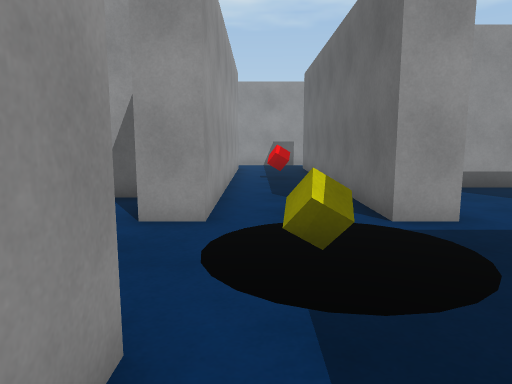
view 1 (above)

24 first-person views from a walk through a Unity game level. The camera is 1.2 m above the floor, tilts 8° down and sees 70° across. The floor is counted in squares, 1 m on a side. Each view is taken from the middle of a square. On the plan, view 1 faces up. The plan holds only what a view shows up to about 15 squares ahead; the rest is blank. The place goes on beyond the plan. The player character is not drawn.

view 2
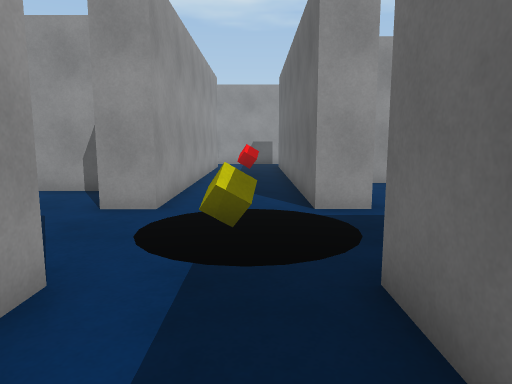

view 3
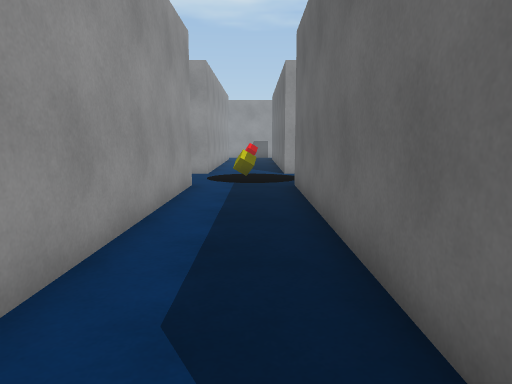

view 4
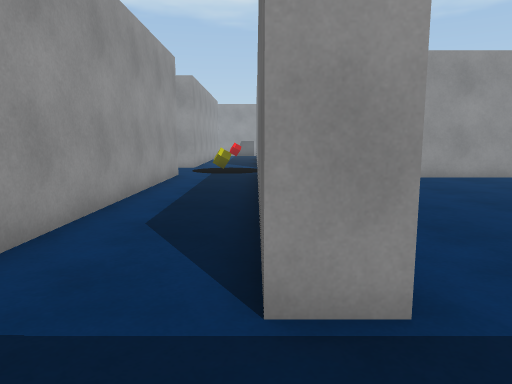

view 5
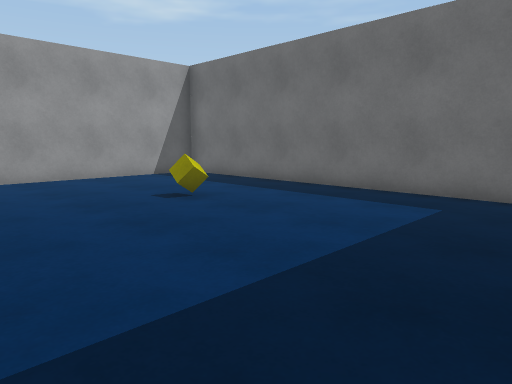

view 6
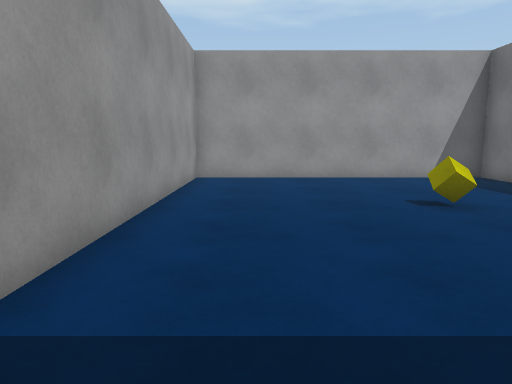

view 7
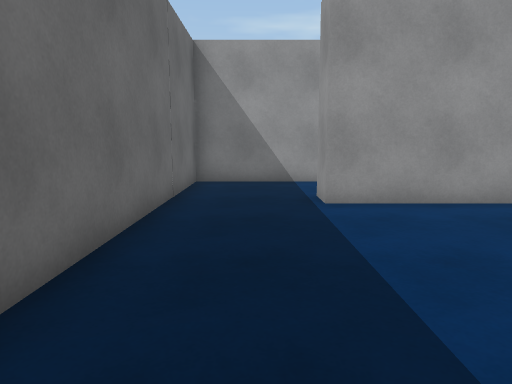

view 8
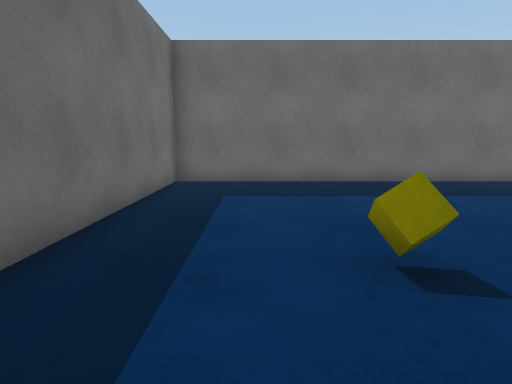

view 9
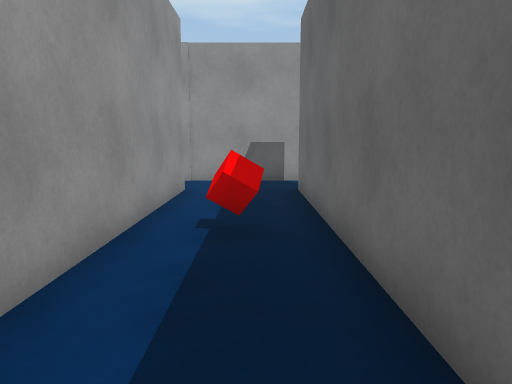

view 10
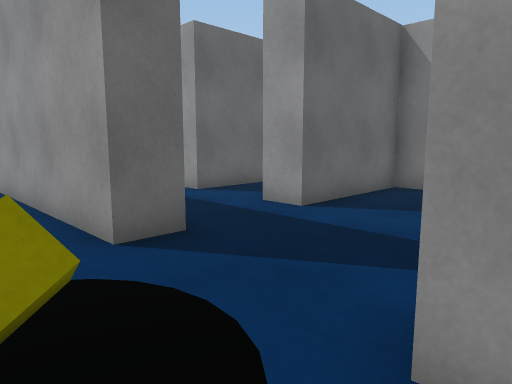

view 11
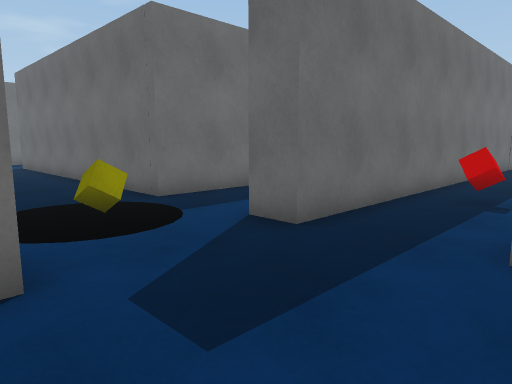

view 12
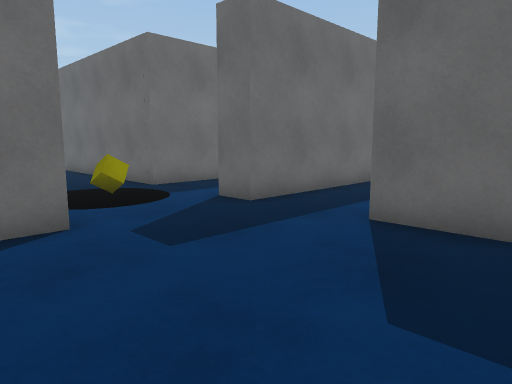

view 13
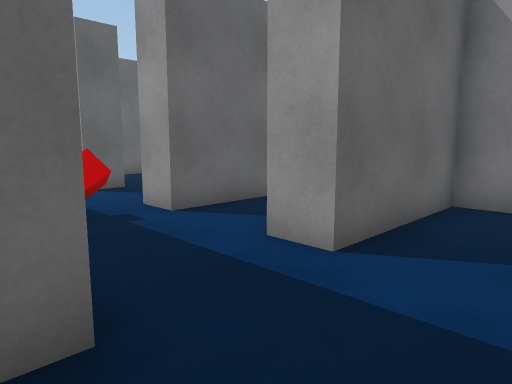

view 14
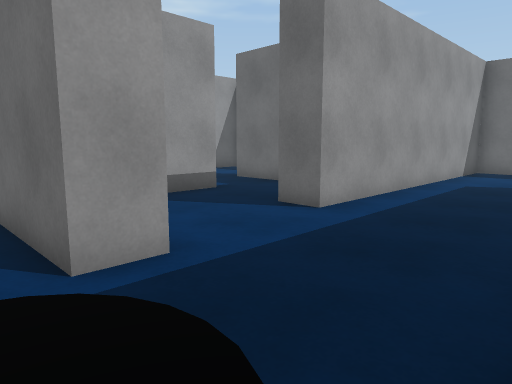

view 15
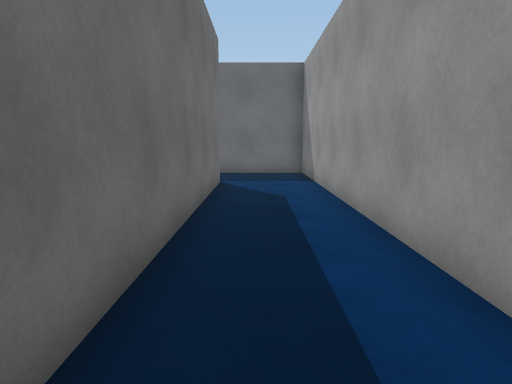

view 16
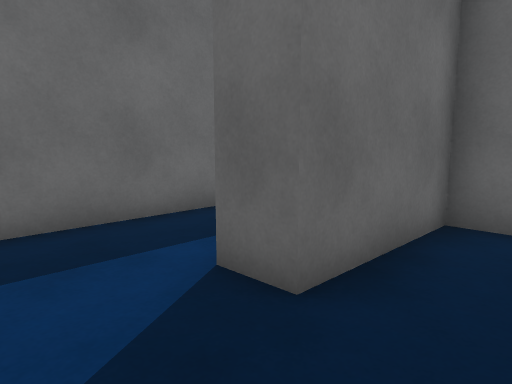

view 17
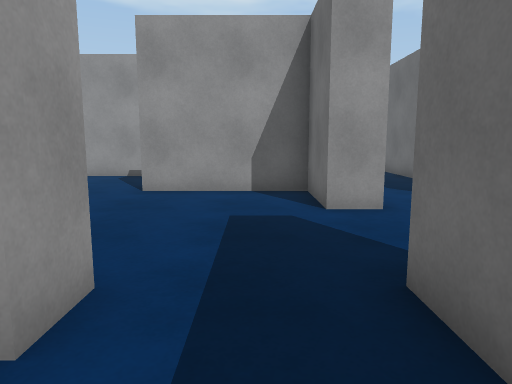

view 18
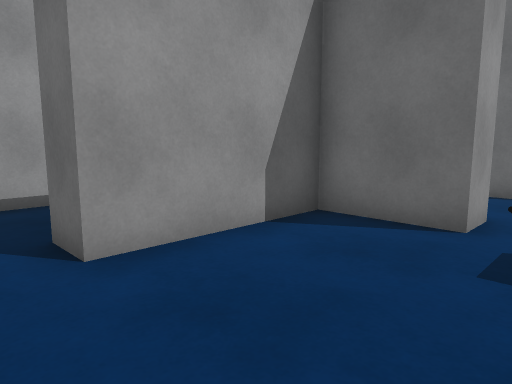

view 19
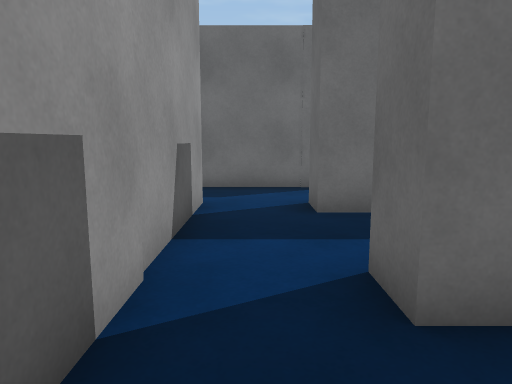

view 20
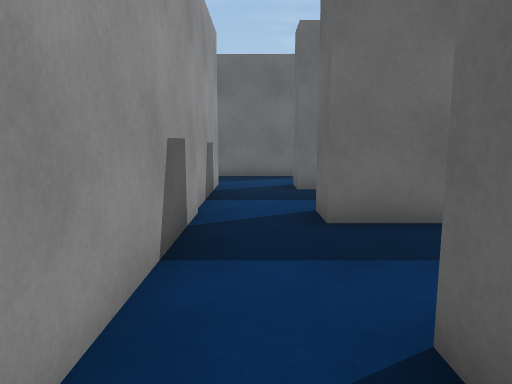

view 21
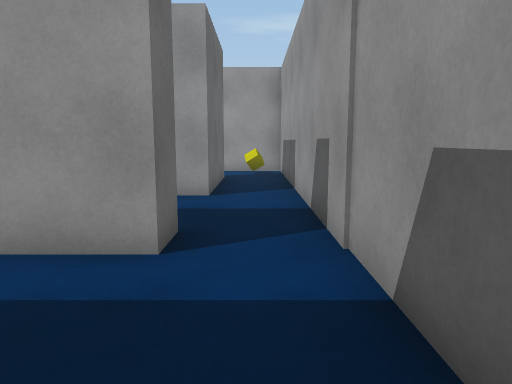

view 22
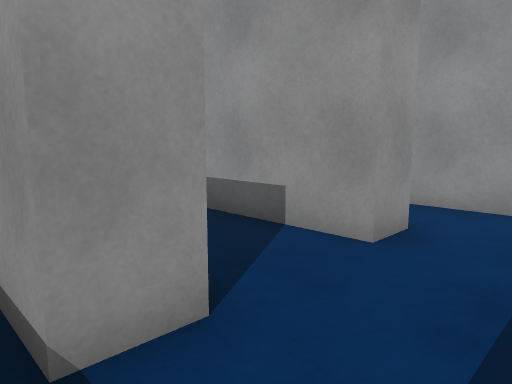

view 23
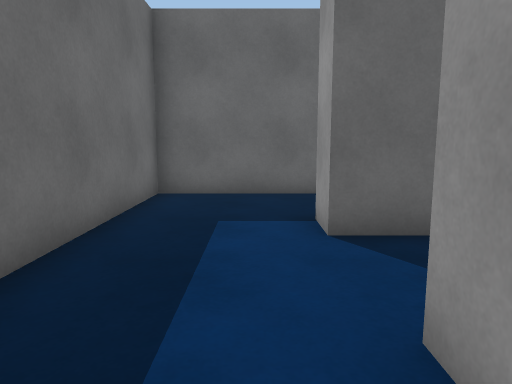

view 24
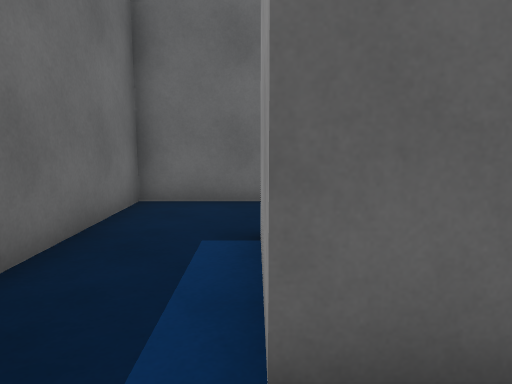

### Floor plan
Points are (right, up) in squares from view 1. A wall is a line through its corners. A room is listed if a view was taken in it or the views show most of it. See-through windows are left out.
Room 1 (views 1, 2, 3, 4, 9, 10, 11, 12, 13, 14, 15, 18, 21)
walls: (-1.8, 1.9) (-0.7, 1.9) (-0.7, -11.8) (3.5, -11.8); (3.1, 5.4) (2.1, 5.4) (2.1, 16) (3.1, 16); (-7.5, 1.9) (-4.3, 1.9); (3.1, -8.7) (2.1, -8.7) (2.1, 1.9) (3.6, 1.9); (-0.7, 16) (-0.7, 5.4) (-1.8, 5.4) (-1.8, 7.7) (-5.7, 7.7); (3.1, 18) (-0.6, 18)
ways out: opening at (2.5, -10.5) to room 2; opening at (-3.5, 1.5) to room 4; opening at (-1.5, 17) to room 5; opening at (-6.5, 8.5); opening at (2.5, 3.5); opening at (2.5, 17)
objects: yellow cube (1, 4); red cube (1, 12)
Room 2 (views 5, 6, 7, 8)
walls: (3.5, -11.8) (12.4, -11.8) (12.4, 0.9) (3.1, 0.9) (3.1, -8.7)
ways out: opening at (2.5, -10.5) to room 1
objects: yellow cube (9, -4)
Room 3 (view 16)
walls: (-1.8, -5.5) (-1.8, -2.6); (-7.5, -8.5) (-5.3, -8.5) (-5.3, -5.2) (-4.2, -5.2)
ways out: opening at (-3.5, -2) to room 4; opening at (-3, -5)
Room 4 (view 17)
walls: (-4.3, 1.9) (-4.3, 0.8); (-6.9, -1.4) (-4.3, -1.4) (-4.3, -2.5); (-1.8, -2.6) (-1.8, 1.9)
ways out: opening at (-3.5, 1.5) to room 1; opening at (-3.5, -2) to room 3
objects: red cube (-3, -2)
Room 5 (views 19, 20, 23)
walls: (-1.8, 14.5) (-1.8, 16) (-0.7, 16); (-7.5, 16) (-4.9, 16) (-4.9, 15); (-0.6, 18) (-7.5, 18)
ways out: opening at (-1.5, 17) to room 1; opening at (-3.5, 15.5) to room 8
Room 6 (view 22)
walls: (-4.5, 8.7) (-1.8, 8.7) (-1.8, 11.6)
ways out: opening at (-3.5, 12) to room 8; opening at (-5, 10.5)
Room 7 (view 24)
walls: (5.4, 15.5) (5.4, 16.5); (5.8, 12.4) (6.9, 12.4)
ways out: opening at (4.5, 15.5); opening at (6.5, 13.5)
Room 8 (no view inside)
walls: (-6.2, 12.4) (-4.9, 12.4) (-4.9, 11.5); (-4.9, 15) (-7.5, 15); (-1.8, 11.6) (-1.8, 14.5)
ways out: opening at (-3.5, 15.5) to room 5; opening at (-3.5, 12) to room 6
Room 9 (no view inside)
walls: (6.9, 11.5) (6.9, 9.8); (6.9, 6.8) (9.3, 6.8) (9.3, 11.2)
ways out: opening at (7, 8.5); opening at (8, 10.5)

Where each view was taken, in squares from view 1:
view 1: 0 up, 0 right, facing up
view 2: 1 down, 1 right, facing up
view 3: 8 down, 1 right, facing up
view 4: 11 down, 2 right, facing up
view 5: 11 down, 4 right, facing up-right
view 6: 11 down, 5 right, facing up
view 7: 10 down, 10 right, facing left
view 8: 1 down, 10 right, facing down
view 9: 7 up, 1 right, facing up
view 10: 6 up, 1 right, facing down-left
view 11: 6 up, 5 left, facing down-right
view 12: 7 up, 7 left, facing down-right
view 13: 4 up, 1 left, facing down-left
view 14: 2 up, 1 right, facing up-right
view 15: 2 up, 1 right, facing down
view 16: 3 down, 7 left, facing down-right
view 17: 1 down, 3 left, facing up
view 18: 4 up, 7 left, facing up-right
view 19: 17 up, 4 left, facing right
view 20: 17 up, 7 left, facing right
view 21: 17 up, 3 right, facing left
view 22: 11 up, 3 left, facing up-left
view 23: 17 up, 4 left, facing down
view 24: 14 up, 7 right, facing down
